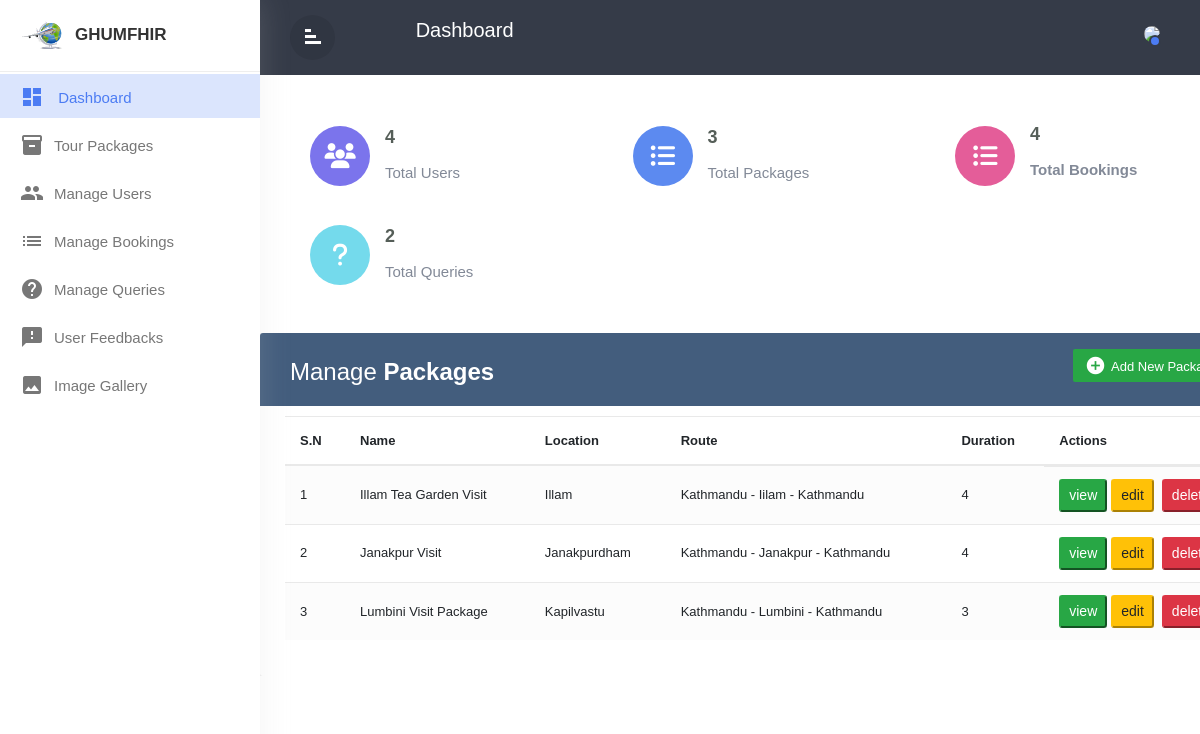
The app's page /Admin/tourpackages.php (signed in) with its own data.
### tables this page shows
CREATE TABLE `packages` (
  `id` int(11) NOT NULL,
  `name` varchar(100) NOT NULL,
  `location` varchar(100) NOT NULL,
  `route` varchar(100) NOT NULL,
  `duration` varchar(100) NOT NULL,
  `estimatedcost` int(11) NOT NULL,
  `childaddons` int(11) NOT NULL,
  `overview` text NOT NULL,
  `included` text NOT NULL,
  `notincluded` text NOT NULL,
  `itinerary` text NOT NULL,
  `image` varchar(255) DEFAULT NULL
);

### Admin/tourpackages.php (called while the page is built, shortened)
<?php
    include './nav.php';
    include './tourpackagestemplate.php';
?>

### Admin/tourpackagestemplate.php (the view, shortened to what this page needs)
<div class="main">
    <div class="container-xl">
        <div class="table-responsive">
            <div class="table-wrapper">
                <div class="table-title">
                    <div class="row">
                        <div class="col-sm-6">
                            <h2>Manage <b>Packages</b></h2>
                        </div>
                        <div class="col-sm-6">
                            <button type="button" class="btn btn-success" data-toggle = "modal" data-target = "#addPackageModal"><i class="material-icons">&#xE147;</i> <span>Add New Package</span></button>
                        </div>
                    </div>
                </div>
                <table class="table table-striped table-hover" id="packageTable">
                    <thead>
                        <tr>
                            <th>
                                S.N
                            </th>
                            <th>Name</th>
                            <th>Location</th>
                            <th>Route</th>
                            <th>Duration</th>
                            <th>Actions</th>
                        </tr>
                    </thead>
                    <tbody>
                        <?php
                            global $pdo;
                            $sql = "SELECT * FROM packages";
                            $statement = $pdo->query($sql);
                            $packages = $statement->fetchAll(PDO::FETCH_ASSOC);
                            $i=0;
                            foreach($packages as $package) {
                                $i = $i+1;
                            ?>
                            <tr>
                            <td>
                                <?=$i;?>
                            </td>
                            <td><?=$package['name'];?></td>
                            <td><?=$package['location'];?></td>
                            <td><?=$package['route'];?></td>
                            <td><?=$package['duration'];?></td>
                            <td class="d-flex">
                                <button type="button" class="viewPackageBtn btn-sm btn-success mr-1" value="<?=$package['id'];?>" data-toggle="modal">view</button>
                                <button type="button" class="editPackageBtn btn-sm btn-warning mr-2" value="<?=$package['id'];?>" data-toggle="modal">edit</button>
                                <button type="button" name="deletePackageBtn" class="deletePackageBtn btn-sm btn-danger" value="<?=$package['id'];?>" data-toggle="modal">delete</button>
                            </td>
                        </tr>
                        <?php
                        }
                        ?>
                    </tbody>
                </table>
            </div>
        </div>
    </div>

### Admin/style.css (style rules this page uses)
* { margin: 0; padding:0; box-sizing:border-box; font-family:'Poppins' ,sans-serif; }
body,html { line-height:1.8; font-family:'Poppins',sans-serif; color:#555e58; text-transform:capitalize; font-weight:400; margin:0px; padding:0px; }
h1,h2,h3,h4,h5,h6,.h1,.h3,.h4 { font-weight:400; line-height:1.5em; }
a { color:#333; font-weight:400; }
button { cursor:pointer; }
ul,ol { padding:0px; margin:0px; list-style:none; }
a,a:hover,a:focus { color:#333; text-decoration:none; transition:all 0.3s; }
.wrapper { position:relative; width:100%; overflow:auto; }
#sidebar { position:fixed; height:100%!important; top:0; left:0; bottom:0; z-index:11; width:260px; overflow:auto; transition:all 0.3s; background-color:#fff; box-shadow:0 0 30px 0 rgba(200 200 200 / 20%); }
#sidebar .sidebar-header { padding:20px; background-color:#fff; border-bottom:1px solid #eee; }
.sidebar-header h3 { color:#333; font-size:17px; margin:0px; text-transform:uppercase; transition:all 0.5s ease; font-weight:600; }
.sidebar-header h3 img { width:45px; margin-right:10px; }
#sidebar ul li { padding:2px 0px; }
#sidebar ul li.active> a { color:#4c7cf3; background-color:#DBE5FD; }
#sidebar ul li.active> a i { color:#4c7cf3; }
#sidebar ul li a { padding:5px 10px 5px 20px; line-height:30px; font-size:15px; position:relative; font-weight:400; display:block; color:#777777; text-transform:capitalize; }
#sidebar ul li a i { position:relative; margin-right:10px; top:6px; }
.main { color: #566787; background: #f5f5f5; font-family: 'Varela Round', sans-serif; font-size: 13px; }
.table-responsive { margin: 30px 0; }
.table-wrapper { background: #fff; padding: 20px 25px; border-radius: 3px; min-width: 1000px; box-shadow: 0 1px 1px rgba(0,0,0,.05); }
.table-title { padding-bottom: 15px; background: #435d7d; color: #fff; padding: 16px 30px; min-width: 100%; margin: -20px -25px 10px; border-radius: 3px 3px 0 0; }
.table-title h2 { margin: 5px 0 0; font-size: 24px; }
.table-title .btn { color: #fff; float: right; font-size: 13px; border: none; min-width: 50px; border-radius: 2px; border: none; outline: none !important; margin-left: 10px; }
.table-title .btn i { float: left; font-size: 21px; margin-right: 5px; }
.table-title .btn span { float: left; margin-top: 2px; }
table.table tr th, table.table tr td { border-color: #e9e9e9; padding: 12px 15px; vertical-align: middle; }
table.table tr th:first-child { width: 60px; }
table.table tr th:last-child { width: 100px; }
table.table-striped tbody tr:nth-of-type(odd) { background-color: #fcfcfc; }

### records on screen
packages: name "Illam Tea Garden Visit", location "Illam", route "Kathmandu - Iilam - Kathmandu", duration "4", $package['id'] 28 (drawn)
packages: name "Janakpur Visit", location "Janakpurdham", route "Kathmandu - Janakpur - Kathmandu", duration "4", $package['id'] 29 (drawn)
packages: name "Lumbini Visit Package", location "Kapilvastu", route "Kathmandu - Lumbini - Kathmandu", duration "3", $package['id'] 30 (drawn)

### other values on screen
$number_of_users "4"
$total_packages "3"
$total_bookings "4"
$total_queries "2"
